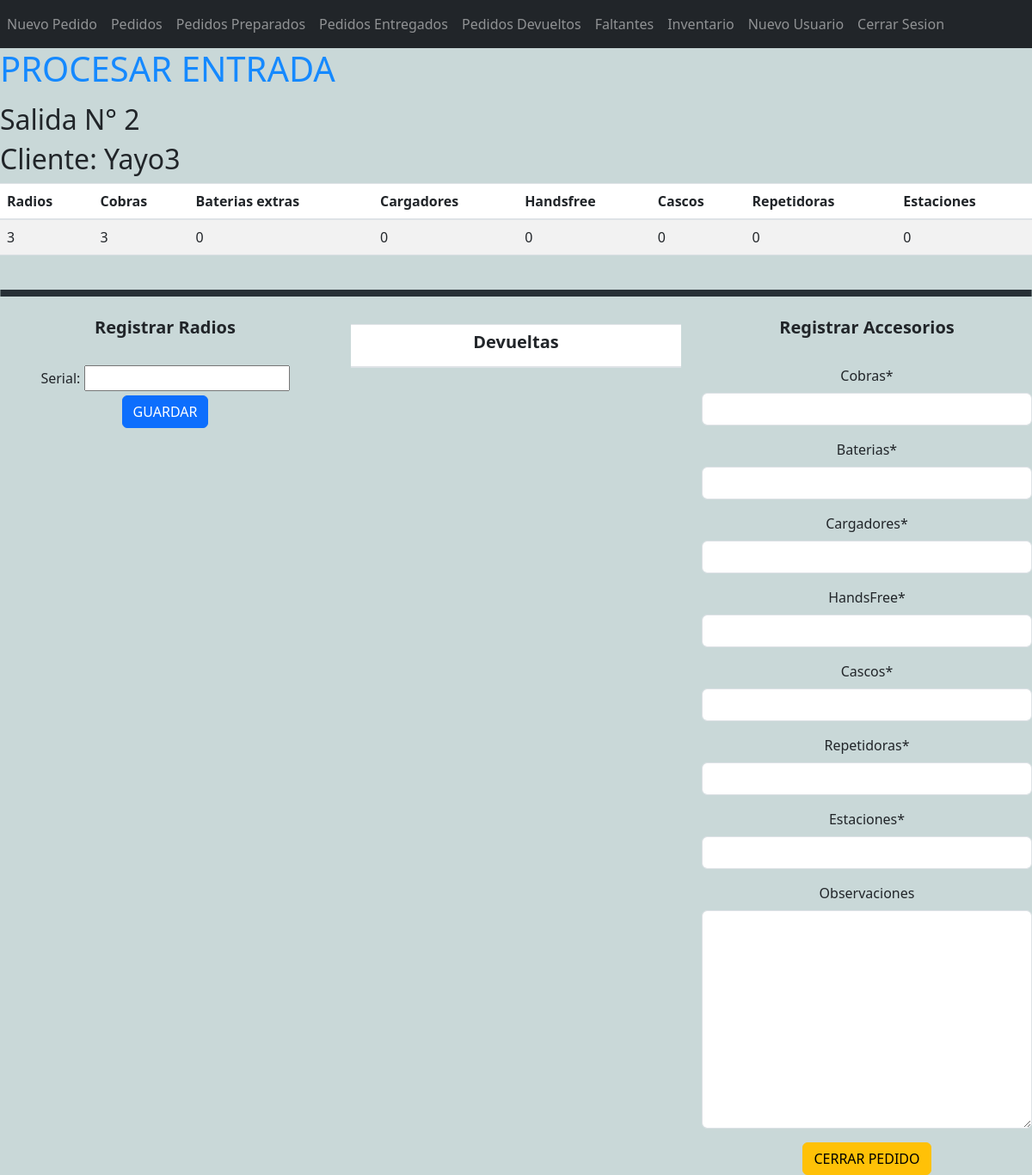
Page /entradas/2 on the committed database.
### movimientos/models.py (models this page shows)
class salidasDetalle(models.Model):
    id_orden = models.PositiveIntegerField(null=False)
    fecha_creacion = models.DateTimeField(auto_now_add=True)
    cobras = models.PositiveIntegerField(null=False, default=0)
    baterias = models.PositiveIntegerField(null=False, default=0)
    cargadores = models.PositiveIntegerField(null=False, default=0)
    handsfree = models.PositiveIntegerField(null=False, default=0)
    cascos = models.PositiveIntegerField(null=False, default=0)
    repetidoras = models.PositiveIntegerField(null=False, default=0)
    estaciones = models.PositiveIntegerField(null=False, default=0)

### ordenes/models.py (models this page shows, shortened)
class ordenRegistro(models.Model):
    cliente = models.ForeignKey(cliente, on_delete = models.DO_NOTHING)
    razon_Social = models.ForeignKey(razonSocial, on_delete=  models.DO_NOTHING, null=True, blank= True)
    fecha_creacion = models.DateTimeField(auto_now_add=True)
    fecha_entrega = models.DateField()
    fecha_evento_desde = models.DateField()
    fecha_evento_hasta = models.DateField(null=True, blank=True)
    fecha_retiro = models.DateField()
    cantidad_radios = models.PositiveIntegerField(null = False, default=0 )
    cantidad_cobras = models.PositiveIntegerField(null = False, default=0)
    cantidad_baterias = models.PositiveIntegerField(null = False, default=0)
    cantidad_cargadores = models.PositiveIntegerField(null = False, default=0)
    cantidad_manos_libres = models.PositiveIntegerField(null = False, default=0)
    cantidad_cascos = models.PositiveIntegerField(null = False, default=0)
    cantidad_repetidoras = models.PositiveIntegerField(null = False, default=0)
    cantidad_estaciones = models.PositiveIntegerField(null = False, default=0)
    observaciones = models.TextField (blank = True)
    direccion_entrega = models.TextField(blank = True)
    estado = models.ForeignKey(estado, on_delete=models.DO_NOTHING)

### cliente/models.py (models this page shows)
class cliente(models.Model):
    ruc = models.CharField(max_length=11, null= True, blank= True)
    nombre = models.CharField(max_length=100)
    direccion = models.TextField(blank=True)
    email = models.EmailField(blank=True)
    telefono = models.PositiveBigIntegerField(max_length=9,blank=True, null = True)
    persona_contacto = models.CharField(max_length = 20, null = True, blank = True)
    def __str__(self) -> str:
        return self.nombre

### movimientos/views.py (the view)
# urls.py: path('entradas/<int:id>',views.entradas),
def entradas(request, id):
    form = guardaEntradaRx()
    formEntrada = formEntradaDetalle()
    context = {'form':form}
    ordenes = ordenRegistro.objects.get(id = id)
    msalida = salidasDetalle.objects.get(id_orden=id)
    radiosCargadas = movimientoRadios.objects.filter(id_salida = id, estado = "D")
    return render(request, 'entradas.html',{"listado_entrada": msalida, "listado_orden":ordenes, "listadoRadiosCargadas":radiosCargadas, "form":form,
                                             "formEntrada":formEntrada})

### movimientos/forms.py
class guardaEntradaRx(ModelForm):
    class Meta:
        model = movimientoRadios
        fields = ['serial']
        labels = {
            'serial': 'Serial'
        }

class formEntradaDetalle(ModelForm):
    class Meta:
        model = entradaDetalle
        fields =  ['cobras','baterias','cargadores','handsfree','cascos','repetidoras','estaciones','observaciones']
        labels = {
            'cobras':'Cobras',
            'baterias':'Baterias',
            'cargadores':'Cargadores',
            'handsfree': 'HandsFree',
            'cascos':'Cascos',
            'repetidoras':'Repetidoras',
            'estaciones':'Estaciones',
            'observaciones':'Observaciones'
        }

### movimientos/templates/entradas.html (shortened to what this page needs)
<!DOCTYPE html>
{% extends 'base.html' %}
{% block content %}
<html lang="en">
<link href="https://cdn.jsdelivr.net/npm/bootstrap@5.3.0-alpha1/dist/css/bootstrap.min.css" rel="stylesheet"
>
<head>
</head>
{% load crispy_forms_tags %}
<body>
    <h1>
        <FONT color=#1589FF>PROCESAR ENTRADA
    </h1>
    <div class="row">
        <div class="table responsive py-2">
            <h2> Salida N° {{listado_entrada.id}} </h2>
            <h2> Cliente: {{listado_orden.cliente}}</h2>
            <table class="table table-striped">
                <thead>
                    <tr>
                        <th>
                            Radios
                        </th>
                        <th>
                            Cobras
                        </th>
                        <th>
                            Baterias extras
                        </th>
                        <th>
                            Cargadores
                        </th>
                        <th>
                            Handsfree
                        </th>
                        <th>
                            Cascos
                        </th>
                        <th>
                            Repetidoras
                        </th>
                        <th>
                            Estaciones
                        </th>
                    </tr>
                </thead>
                <tbody>
                    <tr>
                        <td>
                            {{listado_orden.cantidad_radios}}
                        </td>
                        <td>
                            {{listado_entrada.cobras}}
                        </td>
                        <td>
                            {{listado_entrada.baterias}}
                        </td>
                        <td>
                            {{listado_entrada.cargadores}}
                        </td>
                        <td>
                            {{listado_entrada.handsfree}}
                        </td>
                        <td>
                            {{listado_entrada.cascos}}
                        </td>
                        <td>
                            {{listado_entrada.repetidoras}}
                        </td>
                        <td>
                            {{listado_entrada.estaciones}}
                        </td>
                    </tr>
                </tbody>
            </table>
        </div>
        <svg xmlns="http://www.w3.org/2000/svg" viewBox="0 0 1440 10">
            <path fill="#273036" fill-opacity="1" d="M0,128L0,32L1440,32L1440,0L0,0L0,0Z"></path>
        </svg>
    </div>
    <br>
    <div class="row" style="text-align: center">
        <div class="col-sm-12 col-md-6 col-lg-4 col-xl-4">
            <h5><b>Registrar Radios</h5></b>
            <form action='/entradaRadios/{{listado_entrada.id}}' method="POST">
                <h3><font color ="red">{{error}}</h3></font><br>
                {{form}}
                <button class="btn btn-primary">
                    GUARDAR
                </button>
            </form>
            <br>
        </div>
        <div class="col-sm-12 col-md-6 col-lg-4 col-xl-4">
            <table class="table table-striped">
                <thead>
                    <tr>
                        <th>
                            <h5><b>Devueltas</h5></b>
                        </th>
                    </tr>
                </thead>
            </table>
        </div>
        <div class="col-sm-12 col-md-6 col-lg-4 col-xl-4">
            <h5><b>Registrar Accesorios</h5></b>
            <h4><font color ="red">{{error1}}</h4></font><br>
            <form action='/generarEntrada/{{listado_entrada.id}}' method="POST">
                {{formEntrada|crispy}}
                <button class="btn btn-warning">
                    CERRAR PEDIDO
                </button>
            </form>
        </div>
    </div>
</body>
{% endblock %}

### rows in the picture
salidasDetalle: id "2", cobras "3", baterias "0", cargadores "0", handsfree "0", cascos "0", repetidoras "0", estaciones "0"
ordenRegistro: cliente "Yayo3", cantidad_radios "3"
